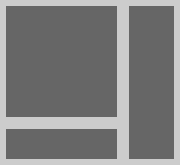

Here is the Python script that generated this plot:
import boxes

grid = boxes.Grid(2, 2, width=6.0)  # a two-by-two grid, 6 units wide
box1 = boxes.Box(aspect=1)          # a square box of any size
box2 = boxes.Box(width=1.5)         # a 1.5 unit wide box
box3 = boxes.Box(height=1.0)        # a 1.0 unit tall box

grid[0, 0].fix(box1)     # put box1 in the top left corner
grid[:, 1].fix(box2)     # put box2 across the two cells on the right
grid[1, 0].fix(box3)     # put box3 in the bottom left corner

grid[:, :].spacing(0.4)  # set spacings everywhere in the grid to 0.4 units
grid.margins(all=0.2)    # Set margins outside the grid to 0.2 units

# Solve the layout
sls = grid.solve()

total_size = sls.eval(grid.size)
print('The size of the figure is {:.2f} × {:.2f}.'.format(*total_size))
box3_loc = sls.eval(box3.loc)
print('box3 is located at ({:.2f}, {:.2f}).'.format(*box3_loc))

if __name__ == '__main__':
    import cairo
    import sys
    output_filename, = sys.argv[1:]
    dots_per_unit = 30
    width, height = (int(x*dots_per_unit + 0.5) for x in total_size)
    surf = cairo.ImageSurface(cairo.FORMAT_ARGB32, width, height)
    ctx = cairo.Context(surf)
    ctx.scale(dots_per_unit, dots_per_unit)
    ctx.set_source_rgb(0.8, 0.8, 0.8)
    ctx.paint()
    ctx.set_source_rgb(0.4, 0.4, 0.4)
    for box in (box1, box2, box3):
        x, y = sls.eval(box.loc)
        w, h = sls.eval(box.size)
        ctx.rectangle(x, y, w, h)
    ctx.fill()
    surf.write_to_png(output_filename)
